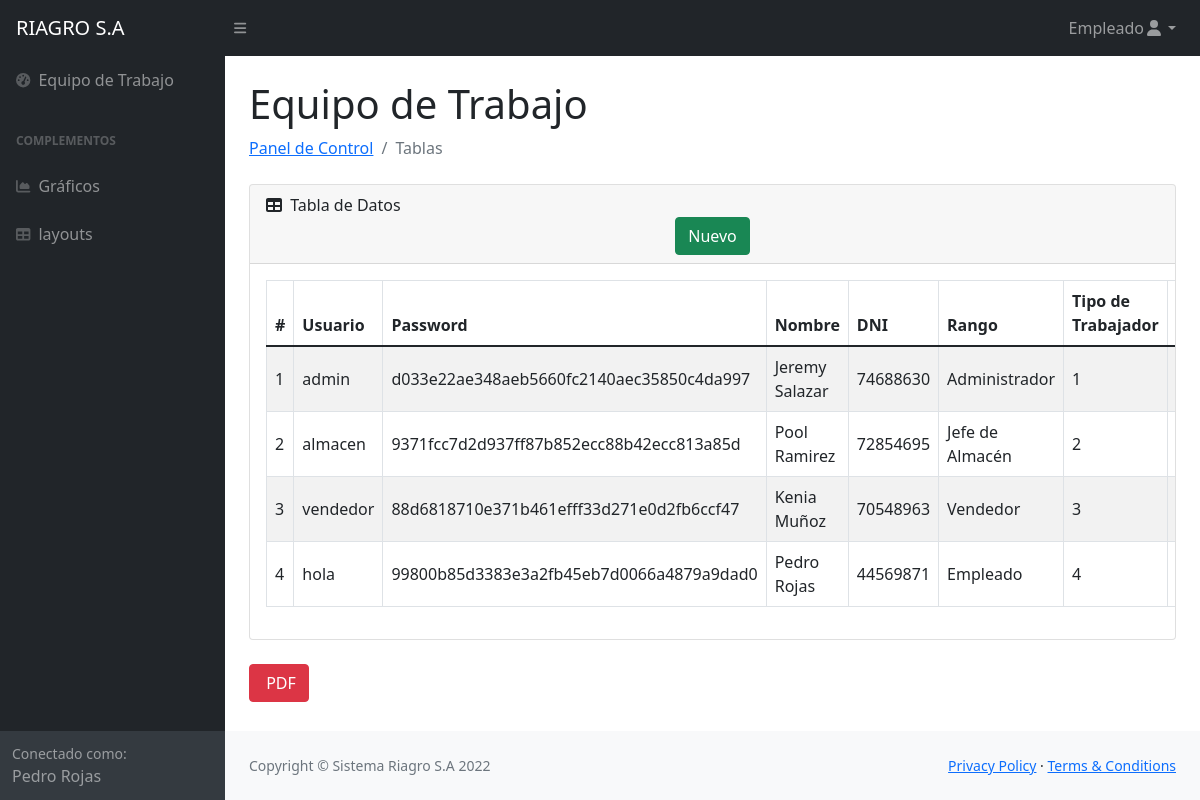
Screenshot of /Panel/trabajadores.php (signed in) with the database file from the repository.
### tables this page shows
CREATE TABLE `trabajador` (
  `id_trabajador` int(11) NOT NULL,
  `usuario` varchar(40) NOT NULL,
  `password` varchar(40) NOT NULL,
  `datos` varchar(30) NOT NULL,
  `dni` int(8) NOT NULL,
  `rango` varchar(30) NOT NULL,
  `tipo_trabajador` int(11) NOT NULL
);

### Panel/trabajadores.php (the view, shortened to what this page needs)
<?php
    require 'conexion.php';
    $rango =$_SESSION['rango'];
    $nombre=$_SESSION['datos'];
    $where = "";
    $sql ="SELECT * FROM trabajador $where";
    $result=mysqli_query($mysqli,$sql);
?>
<!DOCTYPE html>
<html lang="es">
    <head>
        <link href="https://cdn.jsdelivr.net/npm/simple-datatables@latest/dist/style.css" rel="stylesheet" />
        <link href="css/styles.css" rel="stylesheet" />
    </head>
    <body class="sb-nav-fixed">
        <nav class="sb-topnav navbar navbar-expand navbar-dark bg-dark">
            <a class="navbar-brand ps-3" href="principal.php">RIAGRO S.A</a>
            <button class="btn btn-link btn-sm order-1 order-lg-0 me-4 me-lg-0" id="sidebarToggle" href="#!"><i class="fas fa-bars"></i></button>
            <ul class="navbar-nav ms-auto me-0 me-md-3 my-2 my-md-0">
                <li class="nav-item dropdown">
                    <a class="nav-link dropdown-toggle" id="navbarDropdown" href="#" role="button" data-bs-toggle="dropdown" aria-expanded="false"><?php echo $rango; ?><i class="fas fa-user fa-fw"></i></a>
                </li>
            </ul>
        </nav>
        <div id="layoutSidenav">
            <div id="layoutSidenav_nav">
                <nav class="sb-sidenav accordion sb-sidenav-dark" id="sidenavAccordion">
                    <div class="sb-sidenav-menu">
                        <div class="nav">
                            <a class="nav-link" href="trabajadores.php">
                                <div class="sb-nav-link-icon"><i class="fas fa-tachometer-alt"></i></div>
                                Equipo de Trabajo
                            </a>
                            <div class="sb-sidenav-menu-heading">Complementos</div>
                            <a class="nav-link" href="charts.html">
                                <div class="sb-nav-link-icon"><i class="fas fa-chart-area"></i></div>
                                Gráficos
                            </a>
                            <a class="nav-link" href="tables.php">
                                <div class="sb-nav-link-icon"><i class="fas fa-table"></i></div>
                                layouts
                            </a>
                        </div>
                    </div>
                    <div class="sb-sidenav-footer">
                        <div class="small">Conectado como:</div>
                        <?php echo $nombre; ?>
                    </div>
                </nav>
            </div>
            <div id="layoutSidenav_content">
                <main>
                    <div class="container-fluid px-4 ">
                        <h1 class="mt-4">Equipo de Trabajo</h1>
                        <ol class="breadcrumb mb-4">
                            <li class="breadcrumb-item"><a href="principal.php">Panel de Control</a></li>
                            <li class="breadcrumb-item active">Tablas</li>
                        </ol>
                        <div class="card mb-4">
                            <div class="card-header">
                                <i class="fas fa-table me-1"></i>
                                Tabla de Datos
                                <div class="container text-center">
                                    <div class="row">
                                        <div class="col-lg-12">
                                            <a href="insertar.php"><button id="btnNuevo" type="button" class="btn btn-success">Nuevo</button></a>
                                        </div>
                                    </div>
                                </div>
                            </div>
                            <div class="card-body table-responsive">
                                <table id="datatablesSimple"class="table table-striped table-bordered table-condensed align-middle" style="width:100%;">
                                    <thead>
                                        <tr>
                                            <th>#</th>
                                            <th>Usuario</th>
                                            <th>Password</th>
                                            <th>Nombre</th>
                                            <th>DNI</th>
                                            <th>Rango</th>
                                            <th>Tipo de Trabajador</th>
                                            <th>Opciones</th>
                                        </tr>
                                    </thead>
                                    <tbody>
                                        <?php while($row = mysqli_fetch_array($result)){?>
                                        <tr>
                                            <td><?php echo $row['id_trabajador']; ?></td>
                                            <td><?php echo $row['usuario']; ?></td>
                                            <td><?php echo $row['password']; ?></td>
                                            <td><?php echo $row['datos']; ?></td>
                                            <td><?php echo $row['dni']; ?></td>
                                            <td><?php echo $row['rango']; ?></td>
                                            <td><?php echo $row['tipo_trabajador']; ?></td>
                                            <td>
                                            </td>
                                        </tr>
                                        <?php } ?>
                                    </tbody>
                                </table>
                            </div>
                        </div>
                    </div>
                    <div class="container-fluid px-4">
                    <a href=""><button id="btnNuevo" type="button" class="btn btn-danger"><img src="../Images/table.svg" alt=""> PDF</button></a>
                    </div>
                </main>
                <footer class="py-4 bg-light mt-auto">
                    <div class="container-fluid px-4">
                        <div class="d-flex align-items-center justify-content-between small">
                            <div class="text-muted">Copyright &copy; Sistema Riagro S.A 2022</div>
                            <div>
                                <a href="#">Privacy Policy</a>
                                &middot;
                                <a href="#">Terms &amp; Conditions</a>
                            </div>
                        </div>
                    </div>
                </footer>
            </div>
        </div>
    </body>
</html>

### rows the page displays
trabajador: id_trabajador "1", usuario "admin", password "d033e22ae348aeb5660fc2140aec35850c4da997", datos "Jeremy Salazar", dni "74688630", rango "Administrador", tipo_trabajador "1"
trabajador: id_trabajador "2", usuario "almacen", password "9371fcc7d2d937ff87b852ecc88b42ecc813a85d", datos "Pool Ramirez", dni "72854695", rango "Jefe de Almacén", tipo_trabajador "2"
trabajador: id_trabajador "3", usuario "vendedor", password "88d6818710e371b461efff33d271e0d2fb6ccf47", datos "Kenia Muñoz", dni "70548963", rango "Vendedor", tipo_trabajador "3"
trabajador: id_trabajador "4", usuario "hola", password "99800b85d3383e3a2fb45eb7d0066a4879a9dad0", datos "Pedro Rojas", dni "44569871", rango "Empleado", tipo_trabajador "4"

### other values shown
$rango "Empleado"
$nombre "Pedro Rojas"
